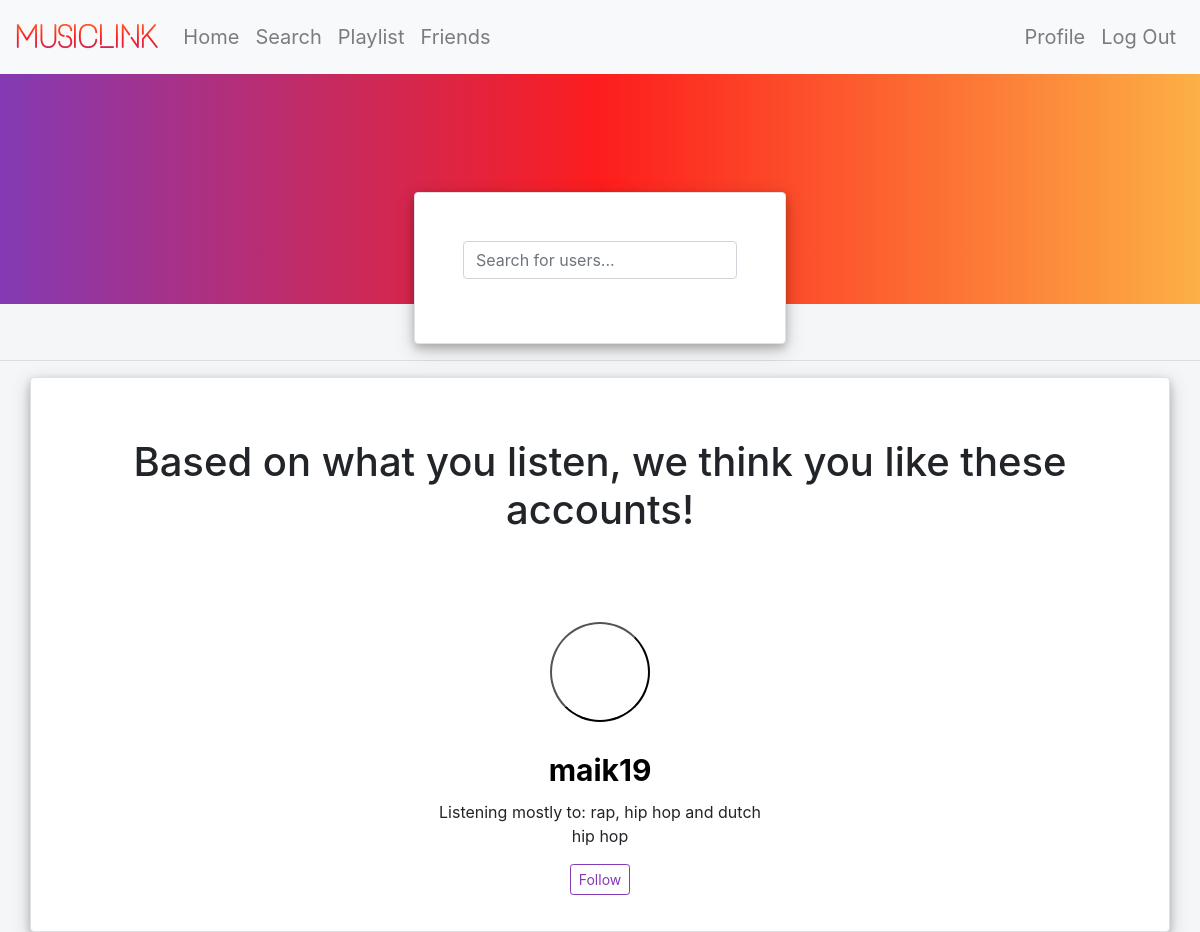
/friends (signed in), run on an earlier commit of the app's database.
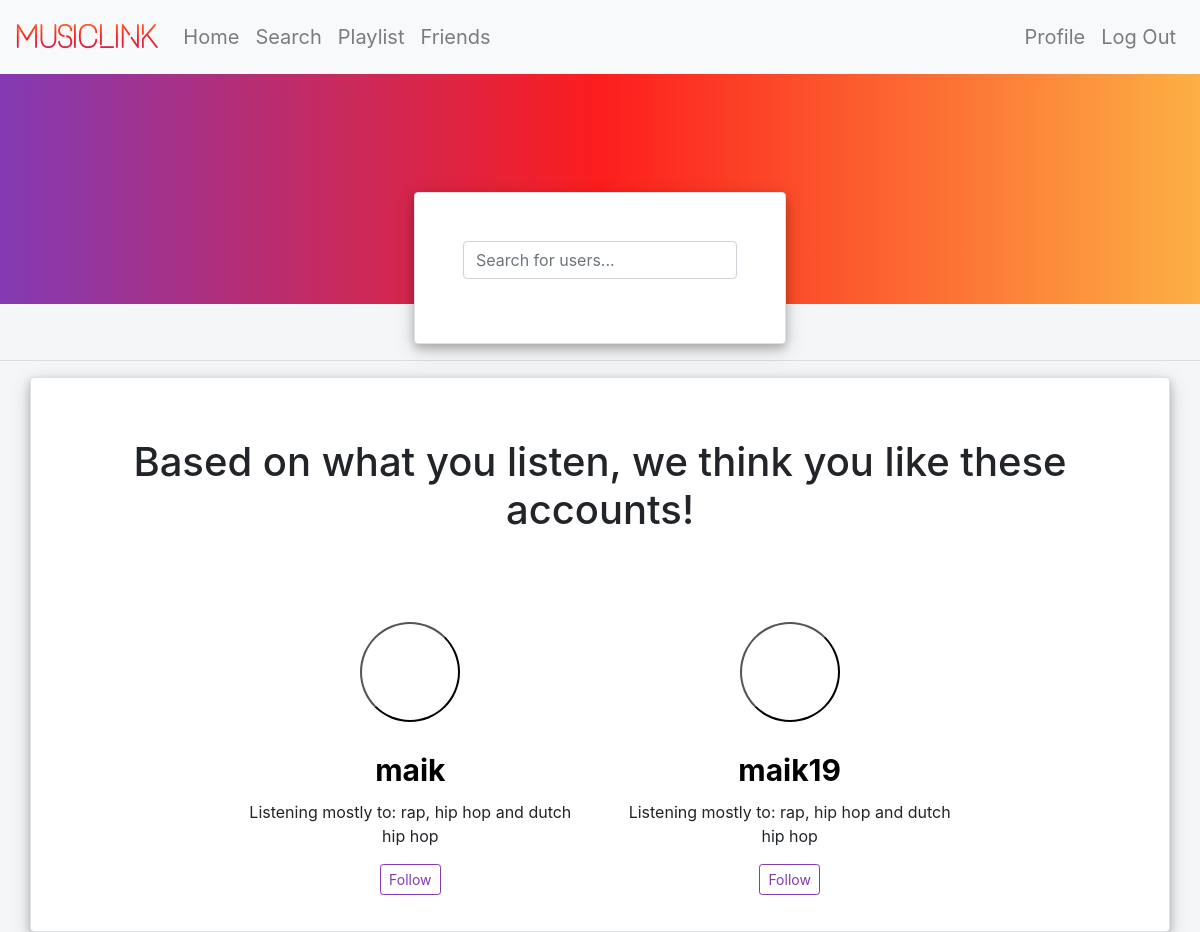
And on a later commit of the database.
### tables this page shows
CREATE TABLE 'top' ('userid' integer, 'artist1' text, 'artist2' text, 'artist3' text, 'artist4' text, 'artist5' text, 'track1' text, 'track2' text, 'track3' text, 'track4' text, 'track5' text, 'genre1' text, 'genre2' text, 'genre3' text);

CREATE TABLE 'users' ('userid' integer PRIMARY KEY AUTOINCREMENT NOT NULL, 'username' text, 'hash' text, 'spotifyid' text, 'profilepic' text);

### application.py (the view)
@app.route('/friends', methods=["GET"])
@login_required
def friends():
    following = get_following()
    potential_friends = get_potential_friends(following)
    return render_template("friends.html", potential_friends=potential_friends, following=following)

### helpers.py (called while the page is built)
def login_required(f):
    @wraps(f)
    def decorated_function(*args, **kwargs):
        if session.get("user_id") is None:
            return redirect("/")
        return f(*args, **kwargs)
    return decorated_function

def get_following():
    followinglist = db.execute("SELECT followeduserid FROM following WHERE followuserid = :userid", userid=session['user_id'])
    following = []
    if len(followinglist) != 0:
        following = [followed['followeduserid'] for followed in followinglist]
    return following

### templates/friends.html (shortened to what this page needs)
{% extends "layout.html" %}
{% block main %}
    <div class="row flex animate-bottom" style="align-items: center">
        <div class="col-sm"></div>
        <div class="col-">
            <form action="/search" method="post" class="blocks shadowdiv" style="padding: 3em; margin-top: 2em;">
                <div class="form-group">
                    <input autocomplete="off" autofocus class="form-control" id="search" name="search" placeholder="Search for users..." type="text">
                </div>
            </form>
        </div>
        <div class="col-sm"></div>
    </div>
    {% if potential_friends %}
    <hr class="featurette-divider">
    <div class="container marketing blocks shadowdiv animate-bottom">
        <h1 id="friendspage">Based on what you listen, we think you like these accounts!</h1>
        <div class="row">
            {% if potential_friends|length < 3 %}
                <div class="col-sm"></div>
            {% endif %}
            {% for user in potential_friends %}
                <div class="col-lg-4">
                    <form action="/profile" method="post">
                        <button type="submit" value="{{ user['name'] }}" name="username" class="center-cropped" style="background: url({{ user['img'] }}); background-position: center center; background-size: cover; cursor: pointer"></button>
                    </form>
                    <form action="/profile" method="post">
                        <input type="submit" class="btn default" value="{{ user['name'] }}" name='username' style="background-color: inherit; font-size: 30px; font-weight: bold">
                    </form>
                    <p>Listening mostly to: {{ user['genre1'] }}, {{ user['genre2'] }} and {{ user['genre3'] }}</p>
                    <p>
                    <button type="submit" class="btn btn-outline-light buttons-outline btn-sm" value="{{ user['name'] }}" onclick="changeButton(this)" name='follow'>Follow</button>
                    </p>
                </div>
            {% endfor %}
            {% if potential_friends|length < 3 %}
                <div class="col-sm"></div>
            {% endif %}
        </div>
    </div>
    {% endif %}
{% endblock %}

### templates/layout.html (shortened to what this page needs)
<!DOCTYPE html>
<head>
    <link href="/static/styles.css" rel="stylesheet">
    <link href="https://stackpath.bootstrapcdn.com/bootstrap/4.1.3/css/bootstrap.min.css" rel="stylesheet">
</head>
<body>
    <nav class="navbar fixed-top navbar-expand-md navbar-light bg-light">
        <a href="/home" class="navbar-brand" id="brand">MusicLink</a>
        <div class="collapse navbar-collapse" id="navbar">
            {% if session.user_id %}
                <ul class="navbar-nav mr-auto">
                    <li id="navitem" class="nav-item"><a class="nav-link" href="/home">Home</a></li>
                    <li id="navitem" class="nav-item"><a class="nav-link" href="/search">Search</a></li>
                    <li id="navitem" class="nav-item"><a class="nav-link" href="/playlist">Playlist</a></li>
                    <li id="navitem" class="nav-item"><a class="nav-link" href="/friends">Friends</a></li>
                </ul>
                <ul class="navbar-nav ml-auto">
                    <li id="navitem" class="nav-item"><a class="nav-link" href="/ownprofile">Profile</a></li>
                    <li id="navitem" class="nav-item"><a class="nav-link" href="/logout">Log Out</a></li>
                </ul>
            {% else %}
                <ul class="navbar-nav ml-auto">
                    <li id="navitem" class="nav-item"><a class="nav-link" href="/authorise">Register</a></li>
                    <li id="navitem" class="nav-item"><a class="nav-link" onclick="openLogin()" style="cursor: pointer;">Log In</a></li>
                </ul>
            {% endif %}
        </div>
    </nav>
    <header>
        <div class="background"></div>
    </header>
    <main>
        {% block main %}{% endblock %}
    </main>
</body>

### static/styles.css (style rules this page uses)
#brand { background: -webkit-linear-gradient(90deg, rgba(131,58,180,1) 0%, rgba(253,29,29,1) 50%, rgba(252,176,69,1) 100%); -webkit-background-clip: text; -webkit-text-fill-color: transparent; font-family: one_dayregular; font-size: 200%; }
#navitem { font-size: 125%; }
main { text-align: center; padding-top: 3em; position: absolute; top: 7em; width: 100%; }
main .form-control { display: inline-block; width: auto; }
body { max-width: 100%; overflow-x: hidden; padding-top: 4em; background-color: #f5f6f7 !important; }
.center-cropped { width: 100px; height: 100px; background-position: center center; background-repeat: no-repeat; background-size: cover; border-radius: 50%; margin: auto; }
.shadowdiv { box-shadow: 0 4px 8px 0 rgba(0, 0, 0, 0.2), 0 6px 20px 0 rgba(0, 0, 0, 0.19); }
.blocks { padding: 20px; margin-right: 7em; margin-left: 7em; background-color: white; border: 1px solid #DFE1E6; border-radius: 4px; }
.background { background: linear-gradient(90deg, rgba(131,58,180,1) 0%, rgba(253,29,29,1) 50%, rgba(252,176,69,1) 100%); height: 15em; position: relative; }
.animate-bottom { position: relative; -webkit-animation-name: animatebottom; -webkit-animation-duration: 1s; animation-name: animatebottom; animation-duration: 1s }
.buttons-outline { border-color: rgba(131,58,180,1) !important; color: rgba(131,58,180,1) !important; }
#friendspage { padding-bottom: 2em; padding-top: 1em; }

What changed in the data, as far as the page shows it:
now on this page (row edited): top: username "maik", genre1 "rap", genre2 "hip hop", genre3 "dutch hip hop"
